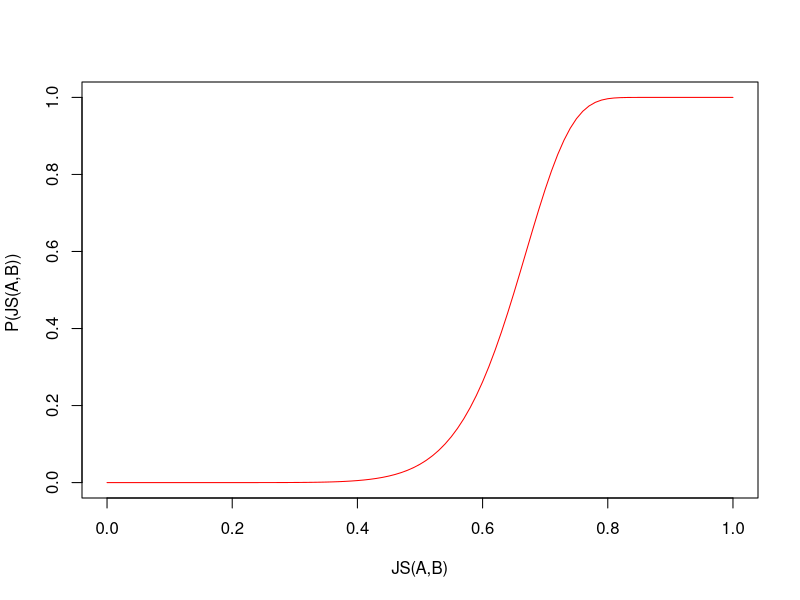

Generate this figure with R: (Note: this script raises an error after producing the figure.)
## ---- chunk 1
plot(seq(0,1,0.01),   1- ( 1 -  seq(0,1,0.01)**10 )**50 , type = "l", 
     xlab = "JS(A,B)", ylab = "P(JS(A,B)) ", col="red" )

## ---- chunk 2
plyr::laply(.data=c("ggplot2","tm","topicmodels","filehash", 
                    "SnowballC","slam","textreuse","dplyr","magrittr","foreach"
                    ,"igraph"),
            .fun=require,
            character.only=TRUE,
            quietly=TRUE,
            warn.conflicts=FALSE)

#Repertoire dans lequel se trouve le dossier avec les mails
setwd("~/R/projet_boucheron/")
enronpath <- paste(getwd(),"DATA",sep="/") # dir of enron data
## ---- chunk 3
lsh_threshold(h = 200, b = 25)
## ---- chunk 4
minhash <- minhash_generator(n = 200)
## ---- chunk 5
dir    <- enronpath
corpus <- TextReuseCorpus(dir = dir , minhash_func = minhash, skip_short = TRUE, 
                          n=10)
## ---- chunk 6
####CONSTRUIRE LES BUCKETS 

buckets <- lsh(corpus, bands = 25, progress = FALSE)
## ---- chunk 7
baxter_matches <- lsh_query(buckets, "100")
baxter_matches
## ---- chunk 8
#returns all potential pairs of matches.
candidates <- lsh_candidates(buckets)
candidates
## ---- chunk 9
#lsh_compare() to apply a similarity function to the candidate pairs of documents
lsh_compare(candidates, corpus, jaccard_similarity, progress = FALSE)
## ---- chunk 10
a                           <- rep(0,2*nrow(candidates) )
a[2*c(1:nrow(candidates))]  <- as.integer(candidates$b)
a[-2*c(1:nrow(candidates))] <- as.integer(candidates$a)
## ---- chunk 11
gr  <- graph( edges=a+1,  directed=F ) 
gr2 <- delete.vertices(gr,which(degree(gr)<4))
plot(gr2, vertex.size=4, vertex.label=NA, layout= layout.lgl) 

## ---- chunk 12
clusters <- clusters(gr2)
plot(gr2, vertex.color = clusters$membership, vertex.size=4, vertex.label=NA, 
     layout= layout.lgl)
## ---- chunk 13
Venronp <- VCorpus(DirSource(enronpath, encoding= "UTF-8",recursive=T),
                   readerControl=list(language= "en") ) 

Venronp <- Venronp %>%
        tm_map(content_transformer(tolower),lazy=TRUE) %>%
        tm_map(removeWords,stopwords("english"), lazy=TRUE) %>%
        tm_map(stemDocument,lazy=TRUE) %>% 
        tm_map(removePunctuation,lazy=TRUE) %>% 
        tm_map(stripWhitespace,lazy=TRUE) %>%
        tm_map(removeNumbers,lazy=TRUE)
## ---- chunk 14
for (i in 1: 10) {
  print(paste(" Pour le cluster ", i, "les mots specifiques sont: " ))
  doc            <- which(clusters$membership== i)
  corpus_cluster <- Venronp[doc]
  
  mots           <- findFreqTerms(TermDocumentMatrix(corpus_cluster) , 
                                  lowfreq = clusters$csize[i]/2, highfreq = Inf)
  print(na.omit(mots[1:15]))
  print("==============================================================")}
